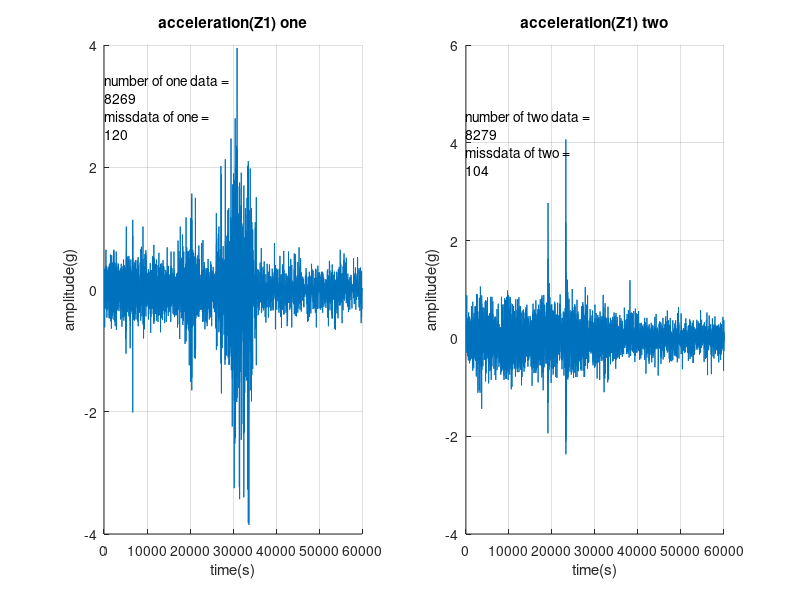

Write the MATLAB code that produced this figure.
clc
clear
a=csvread('one.csv',1,0);
b=csvread('two.csv',1,0);
one=diff(a(:,2))-1;
two=diff(b(:,2))-1;
subplot(1,2,1);
grid on
hold on
plot(a(2:end,1),a(2:end,5));
title('acceleration(Z1) one');
xlabel('time(s)');
ylabel('amplitude(g)');
numberofonedata = length(a)
missdataofone = sum (one)
str = {'number of one data =',length(a),'missdata of one =',sum(one)};
text(1,3,1,str)
subplot(1,2,2);
grid on
hold on
plot(b(2:end,1),b(2:end,5));
title('acceleration(Z1) two');
xlabel('time(s)');
ylabel('amplitude(g)');
numberoftwodata = length(b)
missdataoftwo = sum (two)
str = {'number of two data =',length(b),'missdata of two =',sum(two)};
text(1,4,1,str)